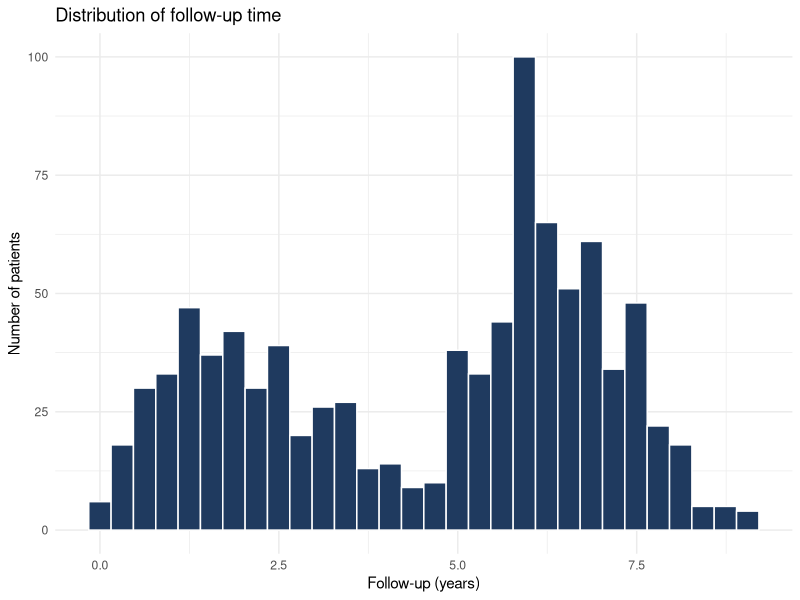
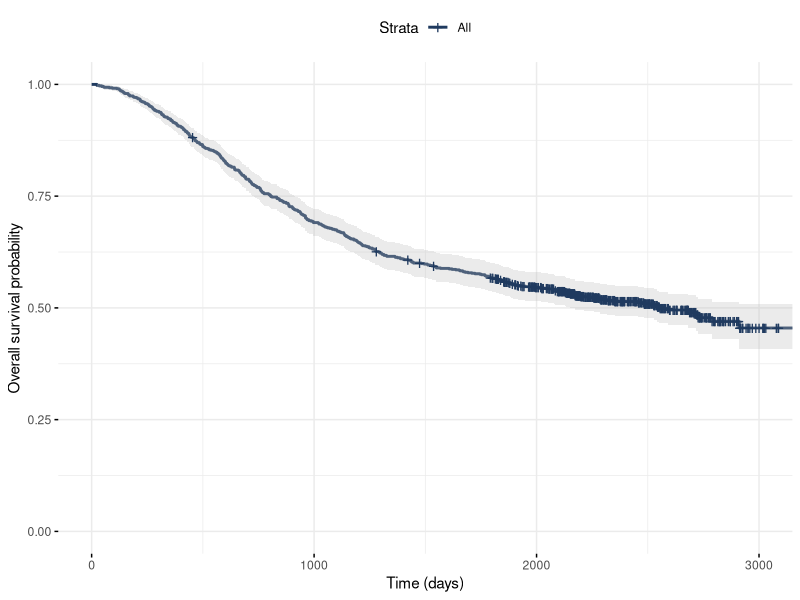
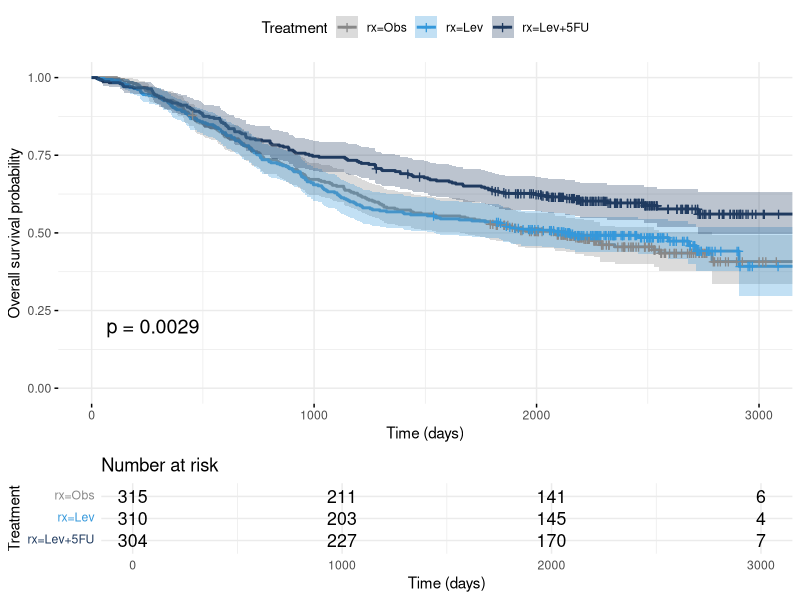
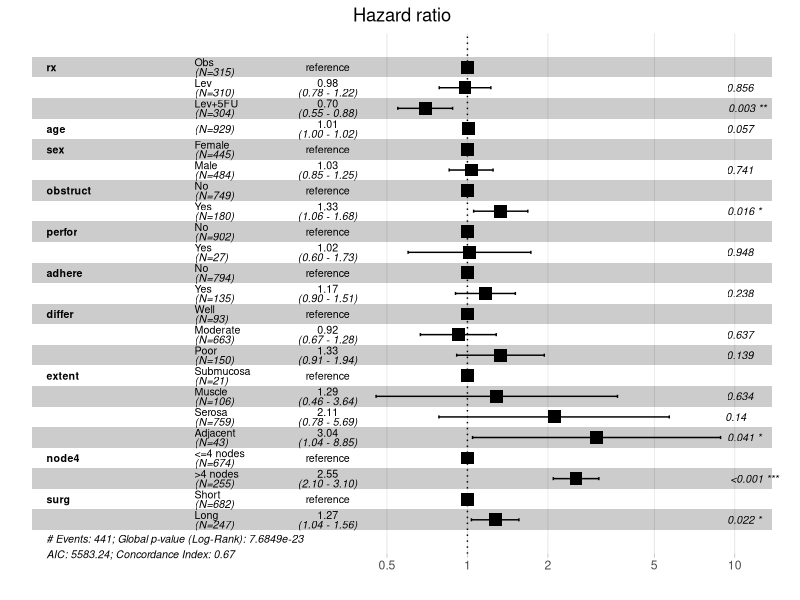
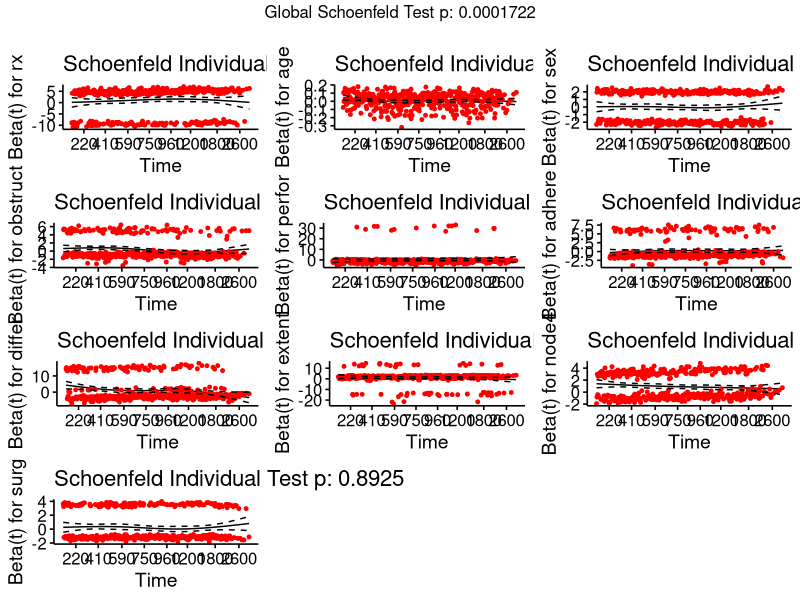

Generate these figures, in order, with R:
## ---- chunk 1
knitr::opts_chunk$set(echo = TRUE, warning = FALSE, message = FALSE,
                      fig.path = paste0(here::here("figures"), "/"), fig.width = 8, fig.height = 6)
## ---- chunk 2
library(survival)
library(survminer)
library(dplyr)
library(ggplot2)
library (here)
## ---- chunk 3
data(colon)

# etype == 2 : événement de décès (etype == 1 = récidive).
# Sans ce filtre, chaque patient apparaît deux fois — biais majeur.
df <- colon %>%
  filter(etype == 2) %>%
  mutate(
    rx       = factor(rx, levels = c("Obs", "Lev", "Lev+5FU")),
    sex      = factor(sex, labels = c("Female", "Male")),
    obstruct = factor(obstruct, labels = c("No", "Yes")),
    perfor   = factor(perfor,   labels = c("No", "Yes")),
    adhere   = factor(adhere,   labels = c("No", "Yes")),
    differ   = factor(differ,   labels = c("Well", "Moderate", "Poor")),
    extent   = factor(extent,   labels = c("Submucosa", "Muscle", "Serosa", "Adjacent")),
    node4    = factor(node4,    labels = c("<=4 nodes", ">4 nodes")),
    surg     = factor(surg,     labels = c("Short", "Long"))
  )

dim(df)
summary(df$rx)
## ---- chunk 4
# Distribution du temps de suivi
ggplot(df, aes(x = time / 365.25)) +
  geom_histogram(bins = 30, fill = "#1F3A5F", colour = "white") +
  labs(x = "Follow-up (years)", y = "Number of patients",
       title = "Distribution of follow-up time") +
  theme_minimal()

# Taux d'événement par bras de traitement
df %>%
  group_by(rx) %>%
  summarise(n = n(),
            deaths = sum(status),
            event_rate = round(mean(status), 3))
## ---- chunk 5
fit_overall <- survfit(Surv(time, status) ~ 1, data = df)
ggsurvplot(fit_overall, data = df,
           conf.int = TRUE,
           xlab = "Time (days)", ylab = "Overall survival probability",
           palette = "#1F3A5F",
           ggtheme = theme_minimal())
## ---- chunk 6
fit_treatment <- survfit(Surv(time, status) ~ rx, data = df)

ggsurvplot(fit_treatment, data = df,
           conf.int = TRUE,
           pval = TRUE,           # p-value du test du log-rank
           risk.table = TRUE,     # tableau du nombre de sujets à risque
           xlab = "Time (days)", ylab = "Overall survival probability",
           legend.title = "Treatment",
           palette = c("#888888", "#3498DB", "#1F3A5F"),
           ggtheme = theme_minimal())
## ---- chunk 7
# Le test global ne dit pas quel bras porte le bénéfice.
# Contrastes par paire contre le bras observation.
pairwise_logrank <- function(arm) {
  sub <- df %>%
    filter(rx %in% c("Obs", arm)) %>%
    mutate(rx = droplevels(rx))
  lr <- survdiff(Surv(time, status) ~ rx, data = sub)
  p  <- 1 - pchisq(lr$chisq, df = 1)
  data.frame(comparison = paste(arm, "vs Obs"),
             chisq = round(lr$chisq, 2),
             p = format.pval(p, digits = 3, eps = 1e-4))
}

bind_rows(lapply(c("Lev", "Lev+5FU"), pairwise_logrank))
## ---- chunk 8
cox_uni <- coxph(Surv(time, status) ~ rx, data = df)
summary(cox_uni)
## ---- chunk 9
cox_multi <- coxph(Surv(time, status) ~ rx + age + sex + obstruct +
                                          perfor + adhere + differ +
                                          extent + node4 + surg,
                   data = df)
summary(cox_multi)
## ---- chunk 10
cat("Univariate model   — n =", cox_uni$n,   ", events =", cox_uni$nevent, "\n")
cat("Multivariate model — n =", cox_multi$n, ", events =", cox_multi$nevent, "\n")
cat("Rows dropped due to missing covariates:", nrow(df) - cox_multi$n, "\n\n")

# Laisser le code nommer la variable responsable plutôt que de l'affirmer.
covars    <- all.vars(formula(cox_multi))[-(1:2)]
na_counts <- colSums(is.na(df[, covars, drop = FALSE]))
print(na_counts[na_counts > 0])
## ---- chunk 11
cox_nodiffer <- coxph(Surv(time, status) ~ rx + age + sex + obstruct +
                        perfor + adhere + extent + node4 + surg,
                      data = df)

data.frame(
  model = c("With differ (complete cases)", "Without differ (all patients)"),
  n     = c(cox_multi$n, cox_nodiffer$n),
  HR    = round(c(summary(cox_multi)$conf.int["rxLev+5FU", "exp(coef)"],
                  summary(cox_nodiffer)$conf.int["rxLev+5FU", "exp(coef)"]), 3)
)
## ---- chunk 12
ggforest(cox_multi, data = df)
## ---- chunk 13
ph_test <- cox.zph(cox_multi)
ph_test

ph_global_p <- ph_test$table["GLOBAL", "p"]
## ---- chunk 14
cat("=== COUNTS AND EVENTS ===\n")
cat("Patients (KM analysis):", nrow(df), "\n")
cat("Deaths:", sum(df$status),
    sprintf("(%.1f%%)\n", 100 * mean(df$status)))
 
by_arm <- df |>
  dplyr::group_by(rx) |>
  dplyr::summarise(n = dplyr::n(), deaths = sum(status), .groups = "drop")
print(as.data.frame(by_arm))
 
cat("\nComplete cases used by the multivariate model:",
    stats::nobs(cox_multi), "\n")
cat("Dropped due to missing covariates:",
    nrow(df) - stats::nobs(cox_multi), "\n")
 
# Median follow-up: reverse Kaplan-Meier (censoring-reversed estimator)
rev_km <- survival::survfit(Surv(time, 1 - status) ~ 1, data = df)
cat(sprintf("Median follow-up: %.2f years\n",
            summary(rev_km)$table[["median"]] / 365.25))
 
cat("\n=== LOG-RANK TESTS ===\n")
global_lr <- survival::survdiff(Surv(time, status) ~ rx, data = df)
cat("Global 3-arm p =",
    format.pval(1 - pchisq(global_lr$chisq, df = length(global_lr$n) - 1),
                digits = 3, eps = 1e-4), "\n")
 
for (arm in c("Lev", "Lev+5FU")) {
  sub <- dplyr::filter(df, rx %in% c("Obs", arm))
  sub$rx <- droplevels(sub$rx)
  lr <- survival::survdiff(Surv(time, status) ~ rx, data = sub)
  cat(sprintf("%s vs Obs: p = %s\n", arm,
              format.pval(1 - pchisq(lr$chisq, df = 1),
                          digits = 3, eps = 1e-4)))
}
 
cat("\n=== COX MULTIVARIATE: HR (95% CI) AND p ===\n")
s <- summary(cox_multi)
hr_tbl <- data.frame(
  term = rownames(s$coefficients),
  HR   = sprintf("%.2f", s$coefficients[, "exp(coef)"]),
  CI   = sprintf("[%.2f-%.2f]",
                 s$conf.int[, "lower .95"], s$conf.int[, "upper .95"]),
  p    = format.pval(s$coefficients[, "Pr(>|z|)"], digits = 3, eps = 1e-4),
  row.names = NULL
)
print(hr_tbl)
 
cat("\n=== PROPORTIONAL HAZARDS (cox.zph) ===\n")
print(ph_test)
cat("\nGlobal p =", format.pval(ph_test$table["GLOBAL", "p"],
                                digits = 3, eps = 1e-4), "\n")
violators <- rownames(ph_test$table)[
  ph_test$table[, "p"] < 0.05 & rownames(ph_test$table) != "GLOBAL"
]
if (length(violators)) {
  cat("Covariates violating PH at alpha = 0.05:",
      paste(violators, collapse = ", "), "\n")
  cat("-> Refit stratified on these and compare the rx estimate.\n")
} else {
  cat("No covariate violates PH at alpha = 0.05.\n")
}
 
cat("\n=== ENVIRONMENT ===\n")
cat("R version:", paste(R.version$major, R.version$minor, sep = "."), "\n")
cat("\n=== EXTERNAL BENCHMARK ===\n")
hr_trt <- summary(cox_multi)$conf.int["rxLev+5FU", "exp(coef)"]
cat(sprintf("Adjusted HR: %.2f -> %.0f%% hazard reduction\n",
            hr_trt, 100 * (1 - hr_trt)))
cat("Published (stage C only): 33% reduction in overall death rate\n")
 
if (exists("cox_nodiffer")) {
  cat("\n=== SENSITIVITY TO LISTWISE DELETION ===\n")
  hr_sens <- summary(cox_nodiffer)$conf.int["rxLev+5FU", "exp(coef)"]
  print(data.frame(
    model = c("With differ (complete cases)", "Without differ (all patients)"),
    n     = c(cox_multi$n, cox_nodiffer$n),
    HR    = sprintf("%.3f", c(hr_trt, hr_sens))
  ))
  cat(sprintf("Absolute difference in HR: %.3f\n", abs(hr_trt - hr_sens)))
  cat(if (abs(hr_trt - hr_sens) < 0.05)
        "-> Estimates agree closely; listwise deletion is not materially biasing.\n"
      else
        "-> Estimates differ; discuss this explicitly in the README.\n")
}
## ---- chunk 15
ggcoxzph(ph_test)
## ---- chunk 16
sessionInfo()
